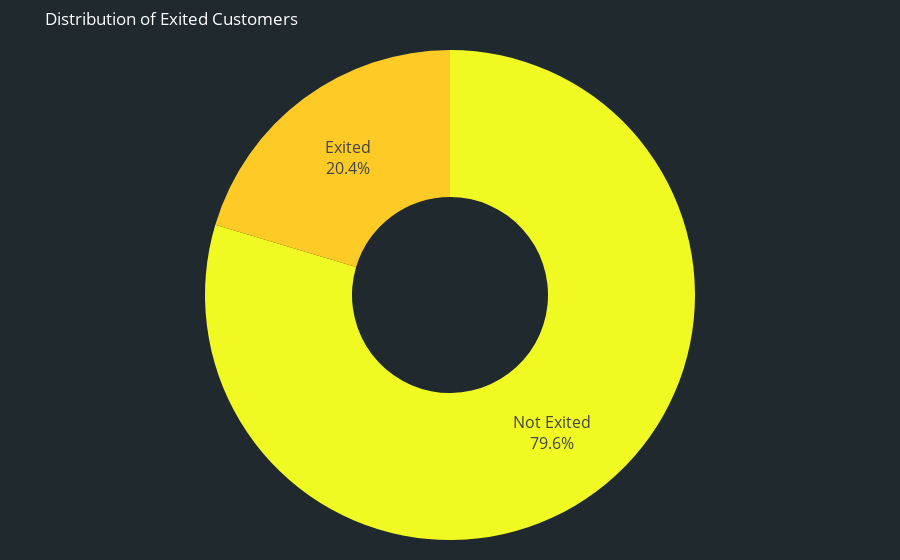

The notebook cell saved with this chart:
### Code cell
values = df.Exited.value_counts()
labels = ['Not Exited', 'Exited']

fig = px.pie(
    values=values,
    names=labels,
    title='Distribution of Exited Customers',
    hole=0.4,  # Slightly larger hole for better readability
    color_discrete_sequence=px.colors.sequential.Plasma_r,  # Dark color scheme
)

# Customize appearance for clarity
fig.update_traces(
    textinfo='percent+label',
    textfont_size=16,  # Larger text for dark theme
)

# Refine layout for dark theme
fig.update_layout(
    plot_bgcolor='#232F34',  # Dark background
    paper_bgcolor='#1F292E',  # Dark surrounding area
    font_color='white',  # White text for contrast
    margin=dict(l=20, r=20, t=50, b=20),  # Adjusted margins
    showlegend=False,
)

fig.show()

### Figure 1 — Plotly figure (JSON) as saved in the notebook; plotly's stock layout.template omitted (floating-point values rounded to 4 significant figures)
{"data": [{"domain": {"x": [0, 1], "y": [0, 1]}, "hole": 0.4, "hovertemplate": "label=%{label}<br>value=%{value}<extra></extra>", "labels": ["Not Exited", "Exited"], "legendgroup": "", "name": "", "showlegend": true, "textfont": {"size": 16}, "textinfo": "percent+label", "type": "pie", "values": [7963, 2037]}], "layout": {"autosize": true, "font": {"color": "white"}, "legend": {"tracegroupgap": 0}, "margin": {"b": 20, "l": 20, "r": 20, "t": 50}, "paper_bgcolor": "#1F292E", "piecolorway": ["#f0f921", "#fdca26", "#fb9f3a", "#ed7953", "#d8576b", "#bd3786", "#9c179e", "#7201a8", "#46039f", "#0d0887"], "plot_bgcolor": "#232F34", "showlegend": false, "title": {"text": "Distribution of Exited Customers"}}}
